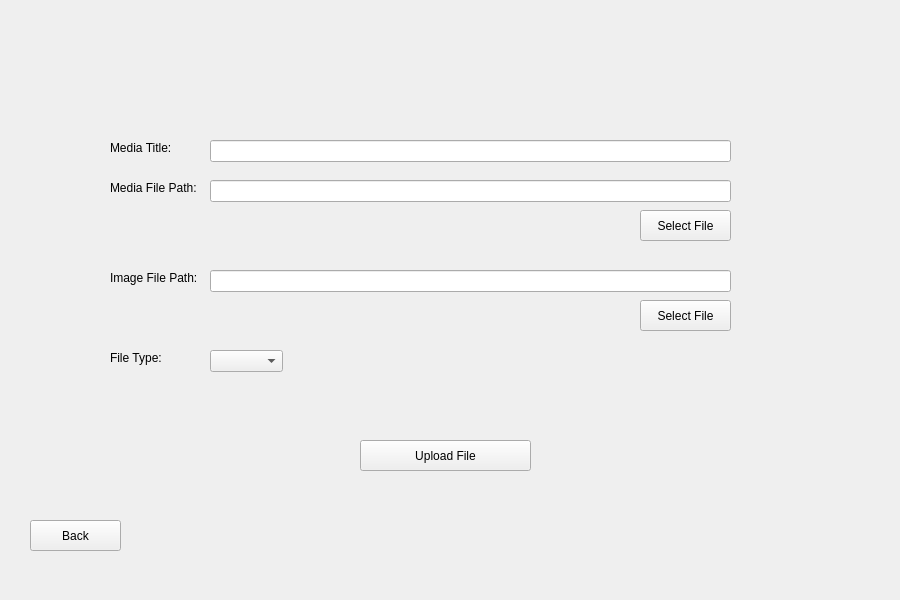
<?xml version="1.0" encoding="UTF-8"?>
<ui version="4.0">
 <class>AddMedia</class>
 <widget class="QWidget" name="AddMedia">
  <property name="geometry">
   <rect>
    <x>0</x>
    <y>0</y>
    <width>900</width>
    <height>600</height>
   </rect>
  </property>
  <property name="minimumSize">
   <size>
    <width>900</width>
    <height>600</height>
   </size>
  </property>
  <property name="maximumSize">
   <size>
    <width>900</width>
    <height>600</height>
   </size>
  </property>
  <property name="windowTitle">
   <string>Form</string>
  </property>
  <widget class="QPushButton" name="select_media_btn">
   <property name="geometry">
    <rect>
     <x>640</x>
     <y>210</y>
     <width>91</width>
     <height>31</height>
    </rect>
   </property>
   <property name="text">
    <string>Select File</string>
   </property>
  </widget>
  <widget class="QPushButton" name="upload_btn">
   <property name="geometry">
    <rect>
     <x>360</x>
     <y>440</y>
     <width>171</width>
     <height>31</height>
    </rect>
   </property>
   <property name="text">
    <string>Upload File</string>
   </property>
  </widget>
  <widget class="QLabel" name="label">
   <property name="geometry">
    <rect>
     <x>110</x>
     <y>180</y>
     <width>101</width>
     <height>16</height>
    </rect>
   </property>
   <property name="text">
    <string>Media File Path: </string>
   </property>
  </widget>
  <widget class="QLabel" name="label_2">
   <property name="geometry">
    <rect>
     <x>110</x>
     <y>270</y>
     <width>101</width>
     <height>16</height>
    </rect>
   </property>
   <property name="text">
    <string>Image File Path:</string>
   </property>
  </widget>
  <widget class="QLineEdit" name="media_path">
   <property name="geometry">
    <rect>
     <x>210</x>
     <y>180</y>
     <width>521</width>
     <height>22</height>
    </rect>
   </property>
  </widget>
  <widget class="QLineEdit" name="media_image_path">
   <property name="geometry">
    <rect>
     <x>210</x>
     <y>270</y>
     <width>521</width>
     <height>22</height>
    </rect>
   </property>
  </widget>
  <widget class="QPushButton" name="select_image_btn">
   <property name="geometry">
    <rect>
     <x>640</x>
     <y>300</y>
     <width>91</width>
     <height>31</height>
    </rect>
   </property>
   <property name="text">
    <string>Select File</string>
   </property>
  </widget>
  <widget class="QLabel" name="label_3">
   <property name="geometry">
    <rect>
     <x>110</x>
     <y>350</y>
     <width>101</width>
     <height>16</height>
    </rect>
   </property>
   <property name="text">
    <string>File Type:</string>
   </property>
  </widget>
  <widget class="QComboBox" name="media_type_dropdown">
   <property name="geometry">
    <rect>
     <x>210</x>
     <y>350</y>
     <width>73</width>
     <height>22</height>
    </rect>
   </property>
  </widget>
  <widget class="QLabel" name="label_4">
   <property name="geometry">
    <rect>
     <x>110</x>
     <y>140</y>
     <width>101</width>
     <height>16</height>
    </rect>
   </property>
   <property name="text">
    <string>Media Title:</string>
   </property>
  </widget>
  <widget class="QLineEdit" name="media_title">
   <property name="geometry">
    <rect>
     <x>210</x>
     <y>140</y>
     <width>521</width>
     <height>22</height>
    </rect>
   </property>
   <property name="text">
    <string/>
   </property>
  </widget>
  <widget class="QPushButton" name="back_btn">
   <property name="geometry">
    <rect>
     <x>30</x>
     <y>520</y>
     <width>91</width>
     <height>31</height>
    </rect>
   </property>
   <property name="text">
    <string>Back</string>
   </property>
  </widget>
 </widget>
 <resources/>
 <connections/>
</ui>
